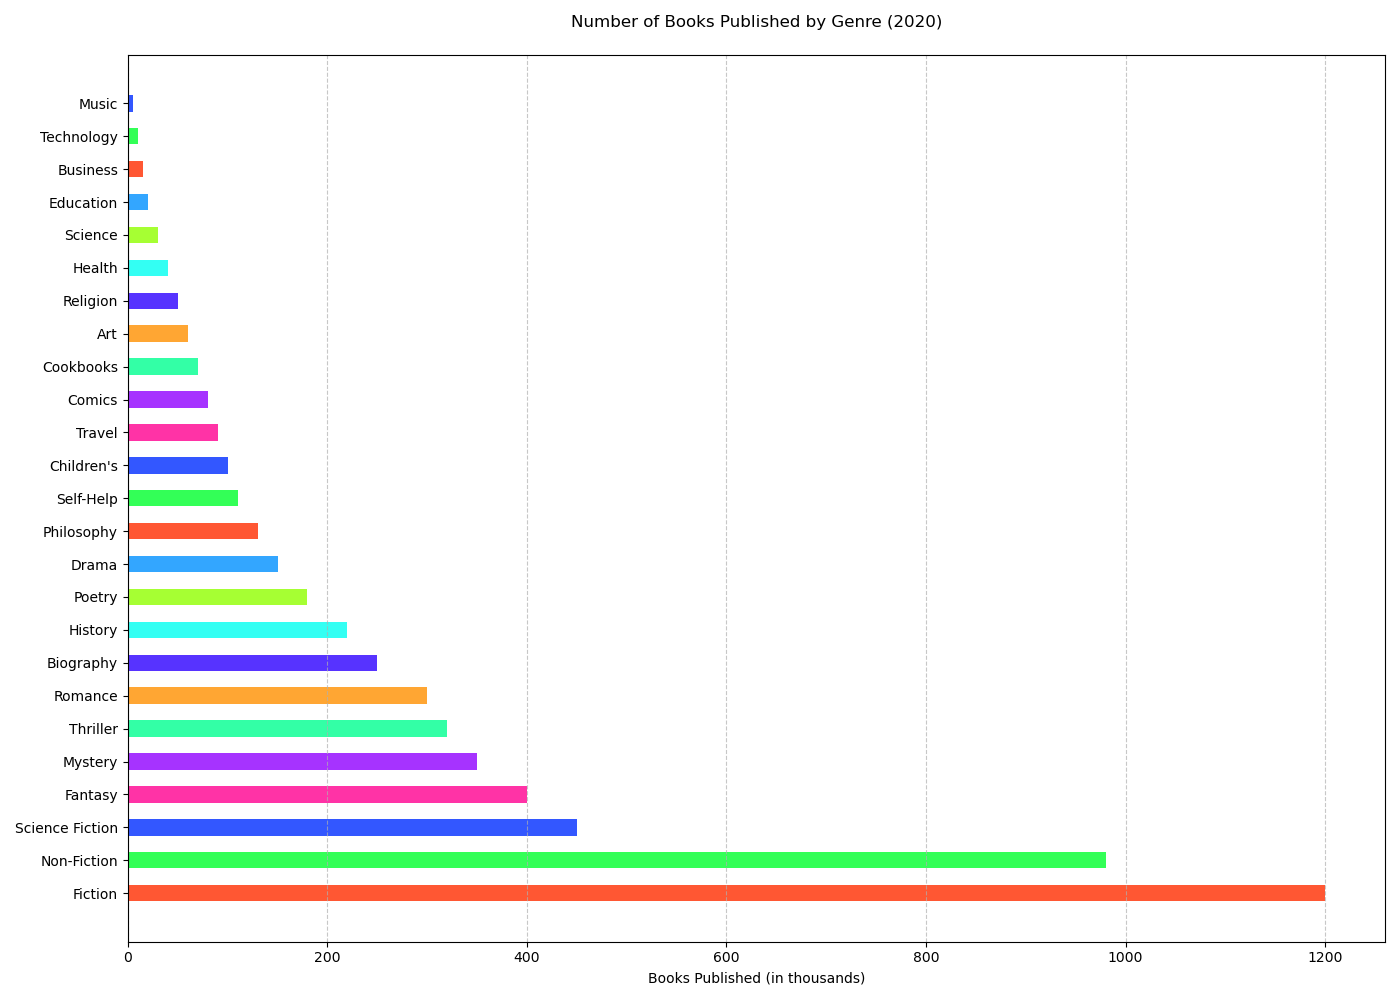

The Python source for this figure:

import matplotlib.pyplot as plt

# Data
genres = ['Fiction', 'Non-Fiction', 'Science Fiction', 'Fantasy', 'Mystery', 'Thriller', 'Romance', 
          'Biography', 'History', 'Poetry', 'Drama', 'Philosophy', 'Self-Help', "Children's", 
          'Travel', 'Comics', 'Cookbooks', 'Art', 'Religion', 'Health', 'Science', 'Education', 
          'Business', 'Technology', 'Music']
books_published = [1200, 980, 450, 400, 350, 320, 300, 250, 220, 180, 150, 130, 110, 100, 90, 80, 
                   70, 60, 50, 40, 30, 20, 15, 10, 5]

# Create horizontal bar chart
plt.figure(figsize=(14, 10))  # Change width and height of the chart
colors = ['#FF5733', '#33FF57', '#3357FF', '#FF33A6', '#A633FF', '#33FFA6', '#FFA633', 
          '#5733FF', '#33FFF3', '#A6FF33', '#33A6FF', '#FF5733', '#33FF57', '#3357FF', 
          '#FF33A6', '#A633FF', '#33FFA6', '#FFA633', '#5733FF', '#33FFF3', '#A6FF33', 
          '#33A6FF', '#FF5733', '#33FF57', '#3357FF']

plt.barh(genres, books_published, color=colors, height=0.5)  # Change direction of chart and bar height

# Customizing the plot
plt.xlabel('Books Published (in thousands)')
plt.title('Number of Books Published by Genre (2020)', pad=20)
plt.grid(axis='x', linestyle='--', alpha=0.7)

plt.tight_layout()
plt.show()
